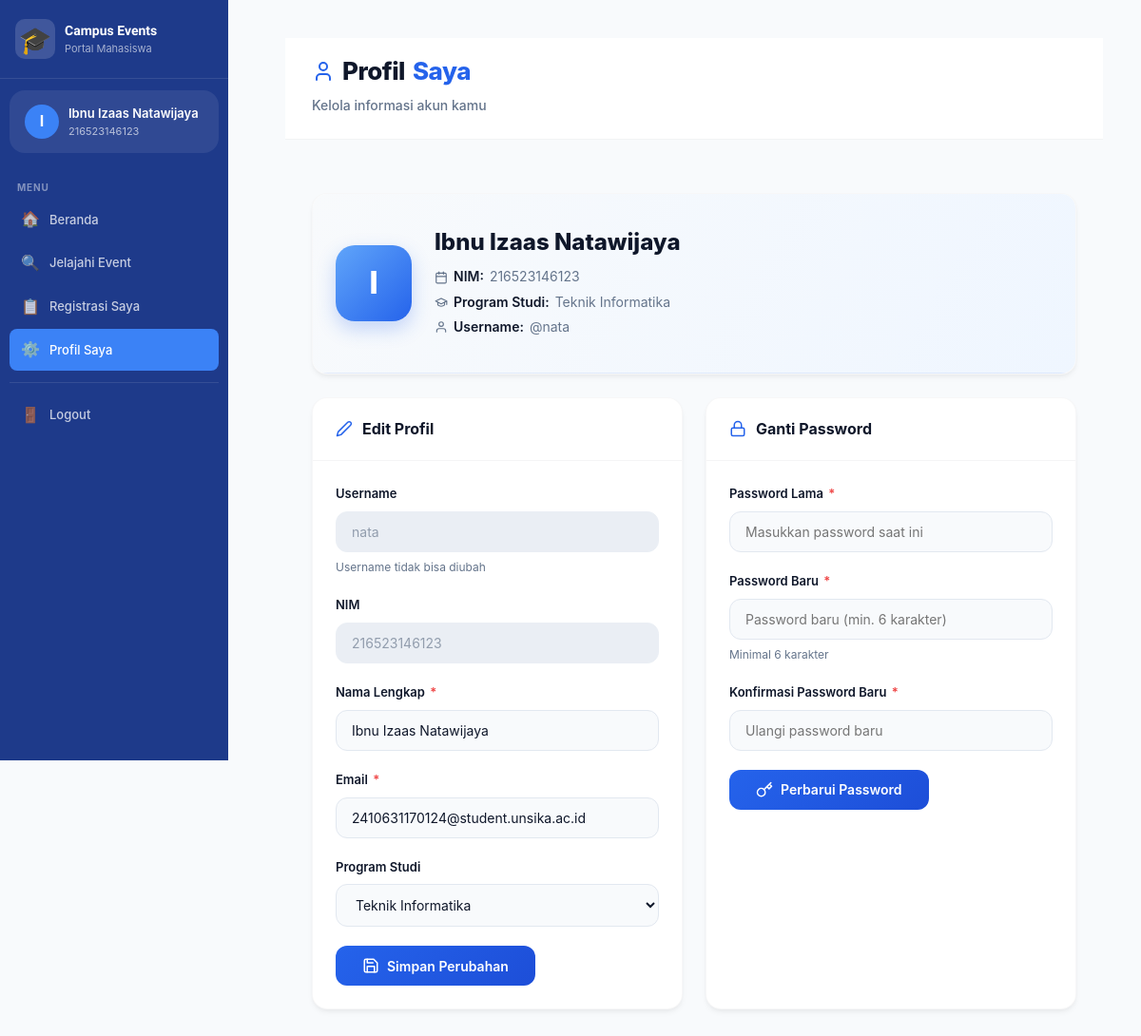
The app's page /pages/mahasiswa/profil.php (signed in) with its own data.
### tables this page shows
CREATE TABLE `profil_mahasiswa` (
  `id_mahasiswa` int NOT NULL,
  `id_user` int NOT NULL,
  `nama_lengkap` varchar(100) NOT NULL,
  `nim` varchar(20) NOT NULL,
  `email` varchar(100) NOT NULL,
  `prodi` varchar(100) NOT NULL
);

CREATE TABLE `users` (
  `id_user` int NOT NULL,
  `username` varchar(50) NOT NULL,
  `password_hash` varchar(255) NOT NULL,
  `role` enum('admin','mahasiswa') NOT NULL DEFAULT 'mahasiswa',
  `created_at` timestamp NULL DEFAULT CURRENT_TIMESTAMP
);

### pages/mahasiswa/profil.php (the view, shortened to what this page needs)
<?php
require_once '../../config/koneksi.php';
$id_mhs  = (int)$_SESSION['id_mahasiswa'];
$profil = mysqli_fetch_assoc(mysqli_query($koneksi,
    "SELECT pm.*, u.username FROM profil_mahasiswa pm
     JOIN users u ON pm.id_user = u.id_user
     WHERE pm.id_mahasiswa=$id_mhs"
));
$daftar_prodi = [
    'Teknik Informatika', 'Sistem Informasi', 'Teknik Elektro',
    'Manajemen', 'Akuntansi', 'Hukum', 'Psikologi',
    'Kedokteran', 'Farmasi', 'Ilmu Komunikasi',
    'Pendidikan Matematika', 'Pendidikan Bahasa Indonesia'
];
?>
<?php include '../../includes/header.php'; ?>
<div class="app-wrapper">
    <?php include '../../includes/sidebar_mahasiswa.php'; ?>
    <main class="main-content">
        <div class="topbar">
            <div class="topbar-left">
                <div>
                    <div class="topbar-title">
                        <svg width="24" height="24" viewBox="0 0 24 24" fill="none" stroke="currentColor" stroke-width="2" stroke-linecap="round" stroke-linejoin="round"><path d="M19 21v-2a4 4 0 0 0-4-4H9a4 4 0 0 0-4 4v2"/><circle cx="12" cy="7" r="4"/></svg>
                        Profil <span class="highlight">Saya</span>
                    </div>
                    <div class="topbar-sub">Kelola informasi akun kamu</div>
                </div>
            </div>
        </div>
        <div class="page-content">
            <div class="card">
                <div class="profile-header">
                    <div class="profile-avatar">
                        <?= strtoupper(substr($profil['nama_lengkap'], 0, 1)) ?>
                    </div>
                    <div class="profile-info">
                        <h2><?= htmlspecialchars($profil['nama_lengkap']) ?></h2>
                        <div class="detail">
                            <svg width="14" height="14" viewBox="0 0 24 24" fill="none" stroke="currentColor" stroke-width="2" stroke-linecap="round" stroke-linejoin="round"><rect x="3" y="4" width="18" height="18" rx="2" ry="2"/><line x1="16" y1="2" x2="16" y2="6"/><line x1="8" y1="2" x2="8" y2="6"/><line x1="3" y1="10" x2="21" y2="10"/></svg>
                            <strong>NIM:</strong> <?= htmlspecialchars($profil['nim']) ?>
                        </div>
                        <div class="detail">
                            <svg width="14" height="14" viewBox="0 0 24 24" fill="none" stroke="currentColor" stroke-width="2" stroke-linecap="round" stroke-linejoin="round"><path d="M22 10v6M2 10l10-5 10 5-10 5z"/><path d="M6 12v5c3 3 9 3 12 0v-5"/></svg>
                            <strong>Program Studi:</strong> <?= htmlspecialchars($profil['prodi']) ?>
                        </div>
                        <div class="detail">
                            <svg width="14" height="14" viewBox="0 0 24 24" fill="none" stroke="currentColor" stroke-width="2" stroke-linecap="round" stroke-linejoin="round"><path d="M20 21v-2a4 4 0 0 0-4-4H8a4 4 0 0 0-4 4v2"/><circle cx="12" cy="7" r="4"/></svg>
                            <strong>Username:</strong> @<?= htmlspecialchars($profil['username']) ?>
                        </div>
                    </div>
                </div>
            </div>
            <div class="profile-grid">
                <div class="card">
                    <div class="card-header">
                        <span class="card-title">
                            <svg width="18" height="18" viewBox="0 0 24 24" fill="none" stroke="currentColor" stroke-width="2" stroke-linecap="round" stroke-linejoin="round"><path d="M17 3a2.828 2.828 0 1 1 4 4L7.5 20.5 2 22l1.5-5.5L17 3z"/></svg>
                            Edit Profil
                        </span>
                    </div>
                    <div class="card-body">
                        <form method="POST">
                            <div class="form-group">
                                <label>Username</label>
                                <input type="text" value="<?= htmlspecialchars($profil['username']) ?>" disabled>
                                <span class="helper">Username tidak bisa diubah</span>
                            </div>
                            <div class="form-group">
                                <label>NIM</label>
                                <input type="text" value="<?= htmlspecialchars($profil['nim']) ?>" disabled>
                            </div>
                            <div class="form-group">
                                <label>Nama Lengkap <span class="required">*</span></label>
                                <input type="text" name="nama_lengkap" required value="<?= htmlspecialchars($profil['nama_lengkap']) ?>">
                            </div>
                            <div class="form-group">
                                <label>Email <span class="required">*</span></label>
                                <input type="email" name="email" required value="<?= htmlspecialchars($profil['email']) ?>">
                            </div>
                            <div class="form-group">
                                <label>Program Studi</label>
                                <select name="prodi">
                                    <?php foreach ($daftar_prodi as $p): ?>
                                    <option value="<?= $p ?>" <?= $profil['prodi'] === $p ? 'selected' : '' ?>><?= $p ?></option>
                                    <?php endforeach; ?>
                                </select>
                            </div>
                            <button type="submit" class="btn-primary">
                                <svg width="18" height="18" viewBox="0 0 24 24" fill="none" stroke="currentColor" stroke-width="2" stroke-linecap="round" stroke-linejoin="round"><path d="M19 21H5a2 2 0 0 1-2-2V5a2 2 0 0 1 2-2h11l5 5v11a2 2 0 0 1-2 2z"/><polyline points="17 21 17 13 7 13 7 21"/><polyline points="7 3 7 8 15 8"/></svg>
                                Simpan Perubahan
                            </button>
                        </form>
                    </div>
                </div>
                <div class="card">
                    <div class="card-header">
                        <span class="card-title">
                            <svg width="18" height="18" viewBox="0 0 24 24" fill="none" stroke="currentColor" stroke-width="2" stroke-linecap="round" stroke-linejoin="round"><rect x="3" y="11" width="18" height="11" rx="2" ry="2"/><path d="M7 11V7a5 5 0 0 1 10 0v4"/></svg>
                            Ganti Password
                        </span>
                    </div>
                    <div class="card-body">
                        <form method="POST">
                            <div class="form-group">
                                <label>Password Lama <span class="required">*</span></label>
                                <input type="password" name="password_lama" required placeholder="Masukkan password saat ini">
                            </div>
                            <div class="form-group">
                                <label>Password Baru <span class="required">*</span></label>
                                <input type="password" name="password_baru" required placeholder="Password baru (min. 6 karakter)">
                                <span class="helper">Minimal 6 karakter</span>
                            </div>
                            <div class="form-group">
                                <label>Konfirmasi Password Baru <span class="required">*</span></label>
                                <input type="password" name="konfirmasi_password" required placeholder="Ulangi password baru">
                            </div>
                            <button type="submit" class="btn-primary">
                                <svg width="18" height="18" viewBox="0 0 24 24" fill="none" stroke="currentColor" stroke-width="2" stroke-linecap="round" stroke-linejoin="round"><path d="M21 2l-2 2m-7.61 7.61a5.5 5.5 0 1 1-7.778 7.778 5.5 5.5 0 0 1 7.777-7.777zm0 0L15.5 7.5m0 0l3 3L22 7l-3-3m-3.5 3.5L19 4"/></svg>
                                Perbarui Password
                            </button>
                        </form>
                    </div>
                </div>
            </div>
        </div>
    </main>
</div>
<?php include '../../includes/footer.php'; ?>

### assets/css/style.css (style rules this page uses)
:root { --biru-utama: #1e40af; --biru-muda: #3b82f6; --biru-gelap: #1e3a8a; --biru-bg: #eff6ff; --putih: #ffffff; --abu-terang: #f8fafc; --abu-border: #e2e8f0; --abu-teks: #64748b; --gelap: #1e293b; --hijau: #059669; --merah: #dc2626; --kuning: #d97706; --sidebar-w: 240px; --radius: 10px; --shadow: 0 1px 3px rgba(0,0,0,.08), 0 1px 2px rgba(0,0,0,.04); --shadow-md: 0 4px 12px rgba(0,0,0,.1); }
*, *::before, *::after { box-sizing: border-box; margin: 0; padding: 0; }
body { font-family: 'Plus Jakarta Sans', sans-serif; background: var(--abu-terang); color: var(--gelap); line-height: 1.6; font-size: 14px; }
.app-wrapper { display: flex; min-height: 100vh; }
.main-content { margin-left: var(--sidebar-w); flex: 1; display: flex; flex-direction: column; min-height: 100vh; }
.topbar { background: var(--putih); border-bottom: 1px solid var(--abu-border); padding: 14px 28px; display: flex; align-items: center; justify-content: space-between; position: sticky; top: 0; z-index: 50; }
.topbar-sub { font-size: 13px; color: var(--abu-teks); }
.page-content { padding: 24px 28px; flex: 1; }
.card { background: var(--putih); border: 1px solid var(--abu-border); border-radius: var(--radius); box-shadow: var(--shadow); overflow: hidden; }
.card-header { padding: 16px 20px; border-bottom: 1px solid var(--abu-border); display: flex; align-items: center; justify-content: space-between; gap: 12px; }
.card-body { padding: 20px; }
label { display: block; font-size: 13px; font-weight: 600; color: var(--gelap); margin-bottom: 6px; }
.form-kontrol, input[type="text"], input[type="email"], input[type="password"], input[type="date"], input[type="time"], input[type="number"], select, textarea { width: 100%; padding: 9px 12px; border: 1.5px solid var(--abu-border); border-radius: 8px; font-size: 13px; font-family: inherit; color: var(--gelap); background: var(--putih); transition: border-color .2s, box-shadow .2s; outline: none; }

### includes/header.php (style rules this page uses)
.page-content { animation: fadeInUp 0.4s ease; }

### records on screen
profil_mahasiswa: nama_lengkap "I", nama_lengkap "Ibnu Izaas Natawijaya", nim "216523146123", prodi "Teknik Informatika", id_user.username "nata", email "2410631170124@student.unsika.ac.id"

### other values on screen
substr($_SESSION['nama_lengkap'] ?? 'M', 0, 1) "I"
$_SESSION['nama_lengkap'] "Ibnu Izaas Natawijaya"
$_SESSION['nim'] "216523146123"
